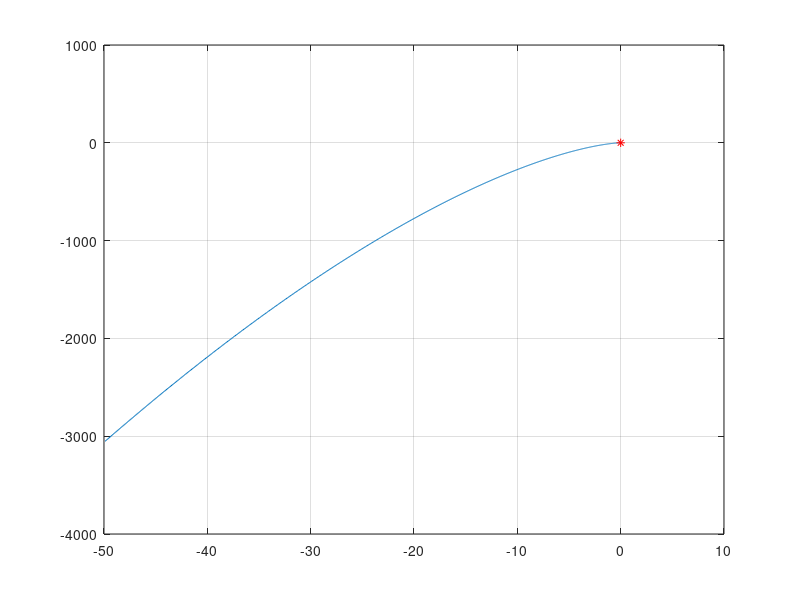
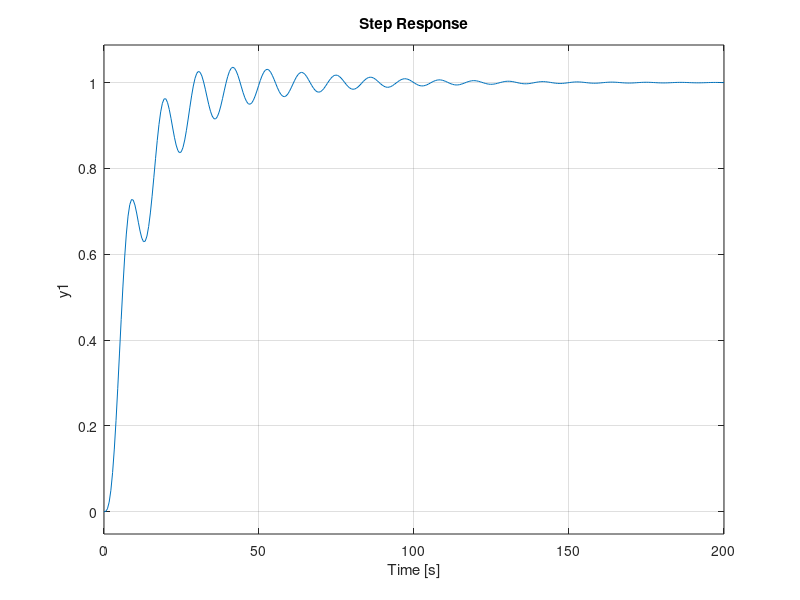
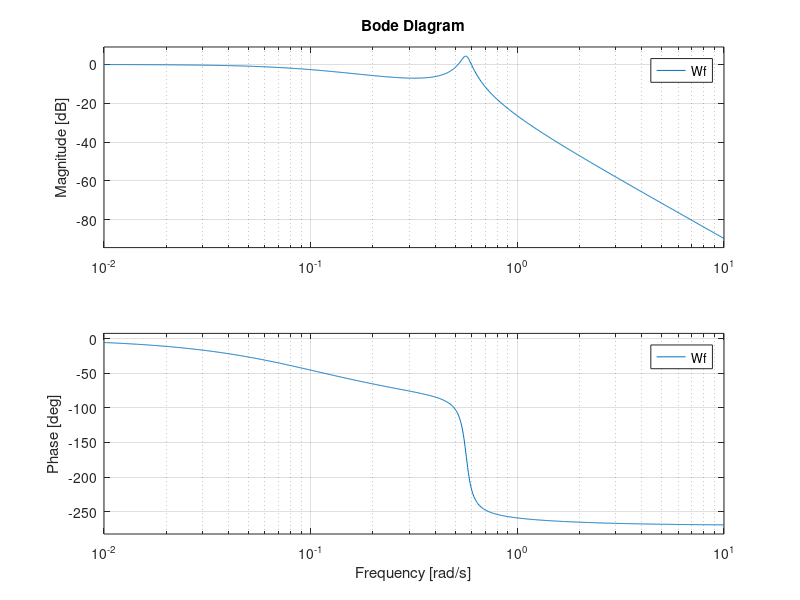

MATLAB code to generate these figures, in order:
K = 0.1;                  % (передаточный коэффициент) 
T1 = 1.75;                  % (по варианту, если нужно)
T2 = 0.5;                    % (по варианту)
W1=tf(1,[1 0]);             % (для интегрирующего звена)
W2=tf(1,[T1*T1 T2 1]);      % (для 2-x колебательного звена)
W=K*W1*W2;                  % (для разомкнутой системы)
Wf=feedback(W,1);           % (для замкнутой системы)
[num,den]=tfdata(Wf,'v');   % (числитель и знаменатель ПФ)x
omega=0:0.01:10 ;         % (диапазон и шаг частот)
G=freqs(den,1,omega) ;      % (расчет годографа)
u=real(G);                  % (вещественная часть годографа)
v=imag(G);                  % (мнимая часть годографа)

figure(1);                  % (график строится в 1-м окне)
plot(u,v,0,0,'r*');         % (график годографа, в т.(0,0) красная *)
grid on;                    % (координатная сетка)
figure(2);                  % (график строится в 2-м окне)
step(Wf);                   % (переходная функция)  
grid on;                    % (координатная сетка)     
figure(3);                  % (график строится в 3-м окне)
bode(Wf);                   % (ЛАХ)  
grid on ;                   % (координатная сетка)     

%T2=[0.5 1 1.5 2 2.5 3 3.5 4 4.5 5];
%K=[0.16 0.33 0.48 0.65 0.81 0.98 1.15 1.31 1.46 1.64];  % (десять полученных значений)
%plot(T2,K);
